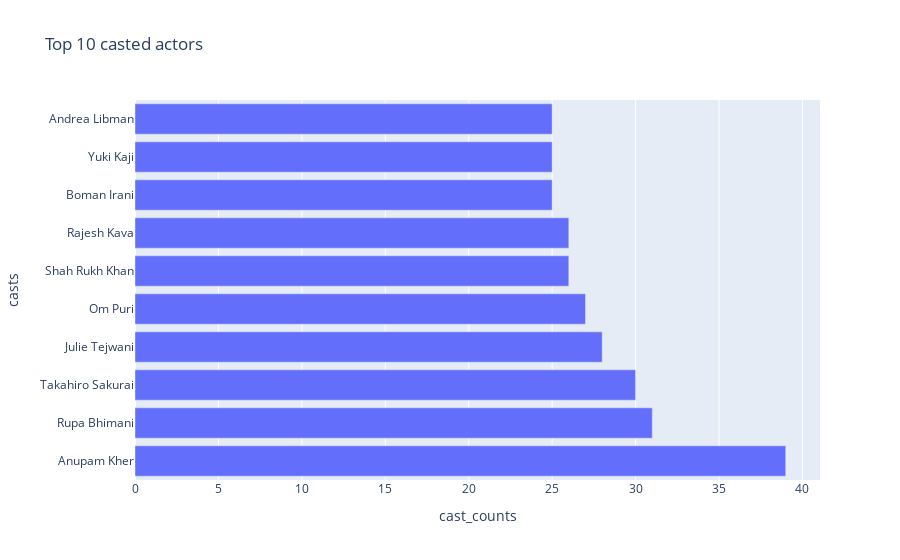

The cell this chart's notebook holds for it:
### Code cell
bar_casts = px.bar(top_casts,x = 'cast_counts', y = 'casts',title = 'Top 10 casted actors')
bar_casts.show()

### Figure 1 — Plotly figure (JSON) as saved in the notebook; plotly's stock layout.template omitted (floating-point values rounded to 4 significant figures)
{"data": [{"alignmentgroup": "True", "hovertemplate": "cast_counts=%{x}<br>casts=%{y}<extra></extra>", "legendgroup": "", "marker": {"color": "#636efa", "pattern": {"shape": ""}}, "name": "", "offsetgroup": "", "orientation": "h", "showlegend": false, "textposition": "auto", "type": "bar", "x": [39, 31, 30, 28, 27, 26, 26, 25, 25, 25], "xaxis": "x", "y": [" Anupam Kher", " Rupa Bhimani", " Takahiro Sakurai", " Julie Tejwani", " Om Puri", "Shah Rukh Khan", " Rajesh Kava", " Boman Irani", " Yuki Kaji", " Andrea Libman"], "yaxis": "y"}], "layout": {"barmode": "relative", "legend": {"tracegroupgap": 0}, "title": {"text": "Top 10 casted actors"}, "xaxis": {"anchor": "y", "domain": [0, 1], "title": {"text": "cast_counts"}}, "yaxis": {"anchor": "x", "domain": [0, 1], "title": {"text": "casts"}}}}
